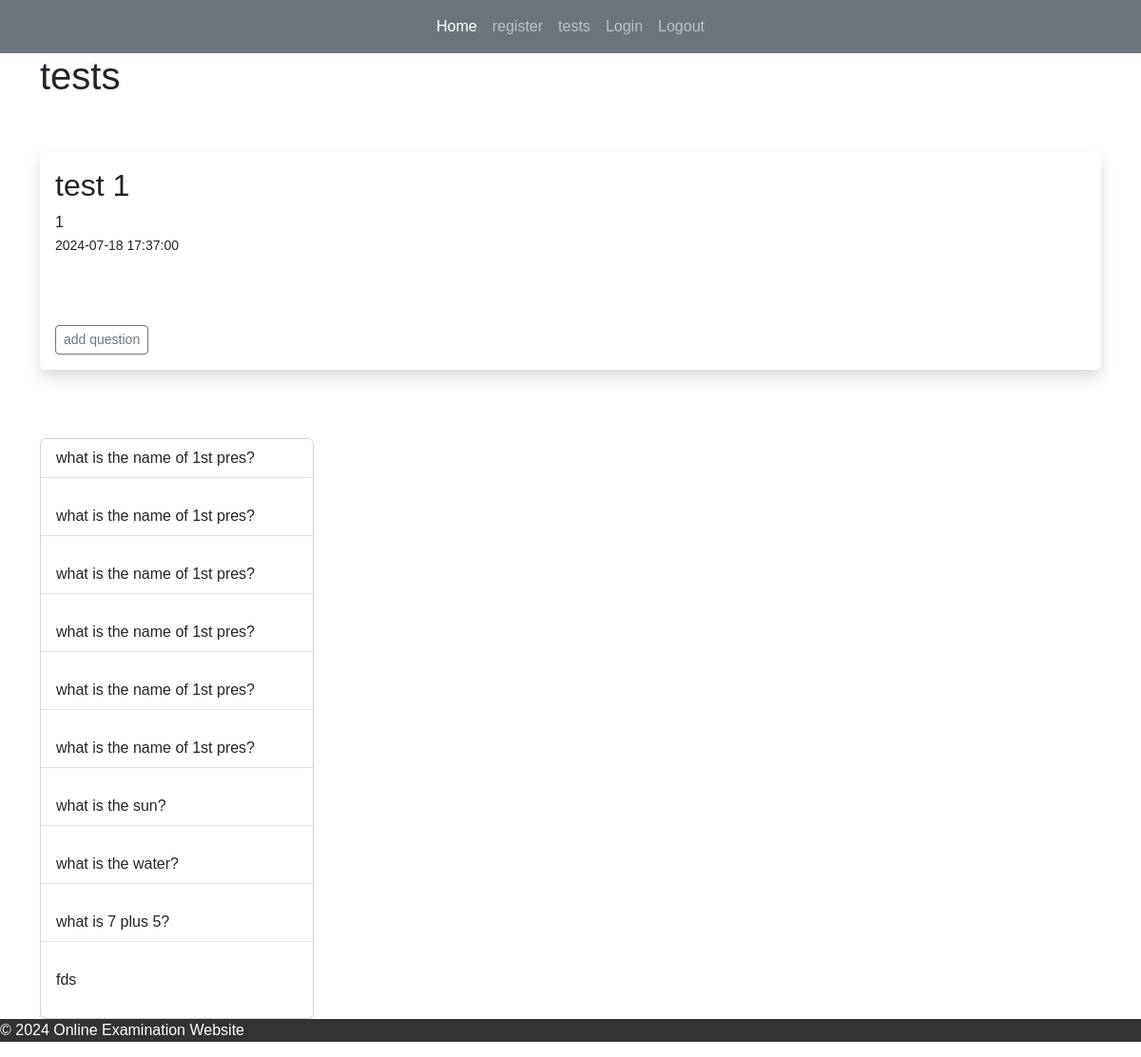
/tests/1, run on the app's committed database.
### app.py (models this page shows)
class Tests(db.Model):
    test_id = db.Column(db.Integer, primary_key=True)
    title = db.Column(db.String(255))
    start_date = db.Column(db.DateTime, default=datetime.utcnow)
    end_date = db.Column(db.DateTime, default=datetime.utcnow)
    teacher_id = db.Column(db.Integer, db.ForeignKey('users.id'))
    questions = db.relationship("Questions", backref="test")

class Questions(db.Model):
    question_id = db.Column(db.Integer, primary_key=True)
    question_text = db.Column(db.String(255), nullable=False)
    question_type = db.Column(db.String(255), nullable=False)
    points = db.Column(db.Integer, nullable=False)
    option1 = db.Column(db.String(255))
    option2 = db.Column(db.String(255))
    option3 = db.Column(db.String(255))
    option4 = db.Column(db.String(255))
    correct_opt = db.Column(db.Integer)
    correct_ans = db.Column(db.String(255))
    test_id = db.Column(db.Integer, db.ForeignKey('tests.test_id'))
    answer = db.relationship("Answers", uselist=False)

### app.py (the view)
@app.route('/tests/<int:id>', methods=['GET', 'POST'])
def test(id):
    test = Tests.query.get_or_404(id)
    questions = Questions.query.filter_by(test_id = id)
    return render_template('manage_test.html', test=test, questions=questions)

### templates/manage_test.html (shortened to what this page needs)
{% extends 'index.html' %}
{% block content %}
<h1>tests</h1>
<br>
<br/>
<div class="shadow p-3 mb-5 bg-body rounded">
	<h2>{{ test.title }}</h2>
    {{ test.teacher_id }}<br/>
	<small>{{ test.start_date }}</small> <br/><br/>
	<br/><br/>
	<a href="{{ url_for('add_question', id=test.test_id)}}" class="btn btn-outline-secondary btn-sm">add question</a>
	<br/>
</div>
<br/>
<div class="card" style="width: 18rem;">
	<ul class="list-group list-group-flush">
		{% for question in questions %}
		<li class="list-group-item">{{ question.question_text }}</li>
		{% endfor %}
	</ul>
</div>
{% endblock %}

### templates/index.html (shortened to what this page needs)
<!DOCTYPE html>
<html lang="en">
<head>
    <link href="https://cdn.jsdelivr.net/npm/bootstrap@5.3.3/dist/css/bootstrap.min.css"
    rel="stylesheet"
>
    <link rel="stylesheet" href="{{url_for('static', filename='main.css') }}">
</head>
<body>
    {% include 'navbar.html' %}
    <div class= "container">
        {% block content %}
        {% endblock %}
    </div>
    <footer>
        <p>&copy; 2024 Online Examination Website</p>
    </footer>
</body>
</html>

### templates/navbar.html (shortened to what this page needs)
    <nav class="navbar navbar-expand-lg navbar-dark bg-secondary">
        <div class="collapse navbar-collapse" id="navbarNavAltMarkup">
            <div class="navbar-nav mx-auto">
            <a class="nav-link active" aria-current="page" href="{{ url_for('home') }}">Home</a>
            <a class="nav-link" href="{{ url_for('register') }}">register</a>
            <a class="nav-link" href="{{ url_for('tests') }}">tests</a>
            <a class="nav-link" href="{{ url_for('login') }}">Login</a>
            <a class="nav-link" href="{{ url_for('logout') }}">Logout</a>
            </div>
        </div>
    </nav>

### static/main.css (style rules this page uses)
body { font-family: Arial, sans-serif; margin: 0; padding: 0; }
nav a { color: #fff; text-decoration: none; }
li { margin-bottom: 20px; }
footer { background-color: #333; color: #fff; paddin }

### data on the page
Tests: title "test 1", teacher_id "1", start_date "2024-07-18 17:37:00"
Questions: question_text "what is the name of 1st pres?"
Questions: question_text "what is the name of 1st pres?"
Questions: question_text "what is the name of 1st pres?"
Questions: question_text "what is the name of 1st pres?"
Questions: question_text "what is the name of 1st pres?"
Questions: question_text "what is the name of 1st pres?"
Questions: question_text "what is the sun?"
Questions: question_text "what is the water?"
Questions: question_text "what is 7 plus 5?"
Questions: question_text "fds"
